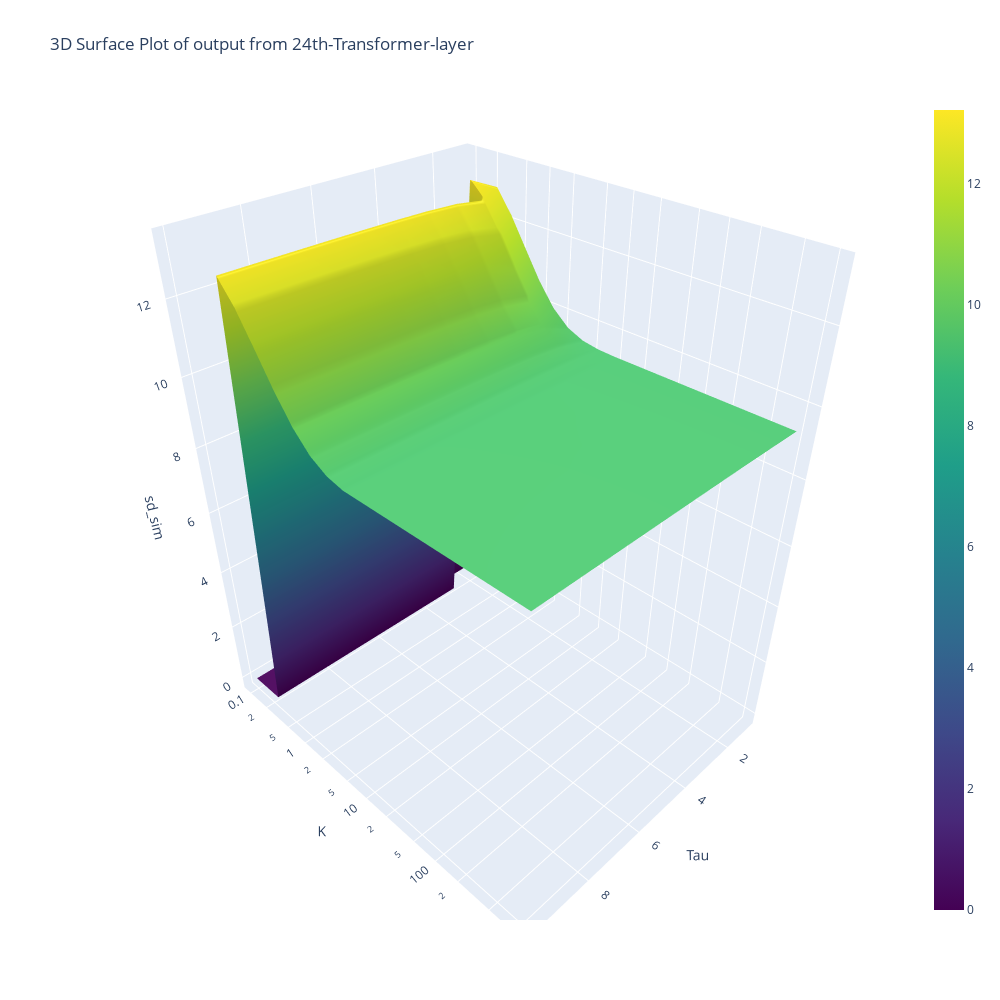

Write notebook code for a chart like this one.
### Code cell
df = pd.json_normalize(results)


df['tau'] = df['tau'].apply(lambda x: x[0] if isinstance(x, list) else x)
df['k'] = df['k'].apply(lambda x: x[0] if isinstance(x, list) else x)
df['z-value'] = df['z-value'].apply(lambda x: x[0] if isinstance(x, list) else x)
df['mean_sim'] = df['mean_sim'].apply(lambda x: x[0] if isinstance(x, list) else x)
df['sd_sim'] = df['sd_sim'].apply(lambda x: x[0] if isinstance(x, list) else x)
tau_vals = tau_values  
k_vals = k_values
tau_grid, k_grid = np.meshgrid(tau_vals, k_vals)  


from scipy.interpolate import griddata
#z_grid = griddata((df['tau'], df['k']), df['z-value'], (tau_grid, k_grid), method='linear')

z_grid = griddata((df['tau'], df['k']), df['z-value'], (tau_grid, k_grid), method='nearest')

fig = go.Figure(data=[go.Surface(z=z_grid, x=tau_grid, y=k_grid, colorscale='Viridis')])

fig.update_layout(
    width=1000,
    height=1000,
    title='3D Surface Plot of output from 24th-Transformer-layer',
    scene=dict(
        xaxis_title='Tau',
        yaxis_title='K',
        zaxis_title='sd_sim',
        yaxis=dict(type='log')
    )
)

fig.show()

### Figure 1 — Plotly figure (JSON) as saved in the notebook; plotly's stock layout.template omitted (floating-point values rounded to 4 significant figures; data arrays with more than 128 entries replaced by an {"elided": "..."} marker saying what was removed)
{"data": [{"colorscale": [[0, "#440154"], [0.1111, "#482878"], [0.2222, "#3e4989"], [0.3333, "#31688e"], [0.4444, "#26828e"], [0.5556, "#1f9e89"], [0.6667, "#35b779"], [0.7778, "#6ece58"], [0.8889, "#b5de2b"], [1, "#fde725"]], "type": "surface", "x": {"elided": "21x10 int values"}, "y": {"elided": "21x10 float values"}, "z": {"elided": "21x10 float values"}}], "layout": {"height": 1000, "scene": {"xaxis": {"title": {"text": "Tau"}}, "yaxis": {"title": {"text": "K"}, "type": "log"}, "zaxis": {"title": {"text": "sd_sim"}}}, "title": {"text": "3D Surface Plot of output from 24th-Transformer-layer"}, "width": 1000}}
